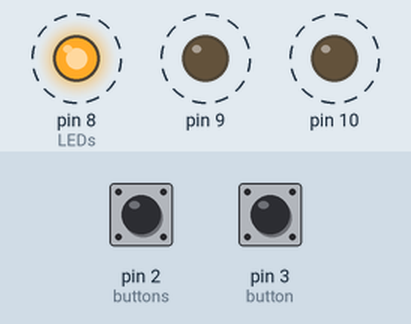
A sketch run on a simulated Arduino Uno, built with avr-gcc and run on an emulated ATmega328P. Parts: output pins drawn as LEDs (lit = HIGH). Dashed ring = blinking. The test bench sets the inputs (shaded band); at power-on: pin 2 (buttons) HIGH, pin 3 (button) HIGH.

Above: at 5.07 s.
5.1 s: pin 2 (buttons) pulled LOW for 0.15 s
At 5.26 s:
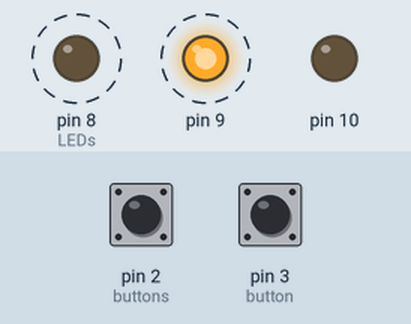
Timing chart, 0 to 14.1 s (numbered marks = the images above; inputs shaded):
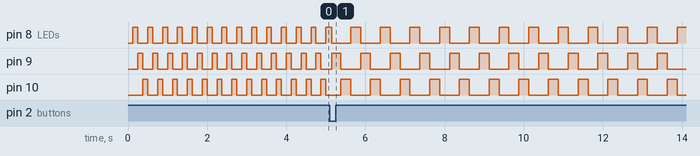

The sketch:

Ass3_Q2.ino
```cpp
#include <avr/io.h>
#include <avr/interrupt.h>
#include <util/delay.h>
// speed variables
volatile int tick = 1;
volatile bool first_interval_flag = false;
volatile bool second_interval_flag = false;
volatile bool third_interval_flag = false;
volatile int number_of_press = 1;

// direction variables
volatile int direction = 1;  // Sweeping direction
volatile int led = 0;        // Current LED

int main(void) {
  DDRB |= (1 << DDB0) | (1 << DDB1) | (1 << DDB2);  // Set LEDs as outputs
  DDRD &= ~((1 << DDD2) | (1 << DDD3));             // Set buttons as inputs
  PORTD |= (1 << PORTD2) | (1 << PORTD3);           // Enable pull-up resistors for buttons

  EICRA |= (1 << ISC01) | (1 << ISC11);  // Set falling edge detection for INT0 and INT1
  EIMSK |= (1 << INT0) | (1 << INT1);    // Enable INT0 and INT1 interrupts

  TCCR1B |= (1 << WGM12);               // Turn on CTC mode for Timer 1
  TCCR1B |= (1 << CS11) | (1 << CS10);  // Set up Timer 1 with prescaler of 64 (calculated from duration = 0,125s)
  OCR1A = 31249;                        // Set CTC compare value to 4Hz, with a prescaler of 64 (calculated from duration = 0,125s)
  TIMSK1 |= (1 << OCIE1A);              // Enable Output Compare A Match Interrupt for Timer 1

  sei();  // Enable global interrupts

  while (1) {
    if (number_of_press == 1) {
      if (first_interval_flag) {
        PORTB = 0;             // Turn off all LEDs
        PORTB |= (1 << led);   // Turn on current LED
        led += direction;      // Move to the next LED based on direction
        if (led > 2) led = 0;  // Wrap around if necessary
        if (led < 0) led = 2;
        first_interval_flag = false;
      }
    }
    if (number_of_press == 2) {
      if (second_interval_flag) {
        PORTB = 0;             // Turn off all LEDs
        PORTB |= (1 << led);   // Turn on current LED
        led += direction;      // Move to the next LED based on direction
        if (led > 2) led = 0;  // Wrap around if necessary
        if (led < 0) led = 2;
        second_interval_flag = false;
        tick = 1;
      }
    }
    if (number_of_press == 3) {
      if (third_interval_flag) {
        PORTB = 0;             // Turn off all LEDs
        PORTB |= (1 << led);   // Turn on current LED
        led += direction;      // Move to the next LED based on direction
        if (led > 2) led = 0;  // Wrap around if necessary
        if (led < 0) led = 2;
        third_interval_flag = false;
      }
    }
  }
}

ISR(INT0_vect)  // gear button pressed
{
  _delay_ms(50);               // Debounce delay
  if (!(PIND & (1 << PIND2)))  // Check if the button is still pressed after debounce
  {
    number_of_press++;                             // Increase gear every pressed
    if (number_of_press > 3) {
    number_of_press = 1;  // Reset gear multiplier if presse more than 3 times
    }
  }
}

ISR(INT1_vect)  // Direction button pressed
{
  _delay_ms(50);               // Debounce delay
  if (!(PIND & (1 << PIND3)))  // Check if the button is still pressed after debounce
  {
    direction *= -1;  // Change sweeping direction
  }
}

ISR(TIMER1_COMPA_vect) {
  first_interval_flag = true;
  second_interval_flag = false;
  third_interval_flag = false;

  if (tick == 2) {
    first_interval_flag = true;
    second_interval_flag = true;
    third_interval_flag = false;
  }

  if (tick == 3) {
    first_interval_flag = true;
    second_interval_flag = true;
    third_interval_flag = true;
    tick = 1;
  } else {
    tick++;
  }
}
```

Measured:
- after the input at 5.1 s, pin 8 (LEDs): alternates HIGH for 0.25 s and LOW for 0.50 s, starting after 0.53 s; pin 9, pin 10: alternates HIGH for 0.25 s and LOW for 0.50 s, starting after 0.28 s
- by itself, pin 8 (LEDs), pin 9, pin 10: alternates HIGH for 0.12 s and LOW for 0.25 s
